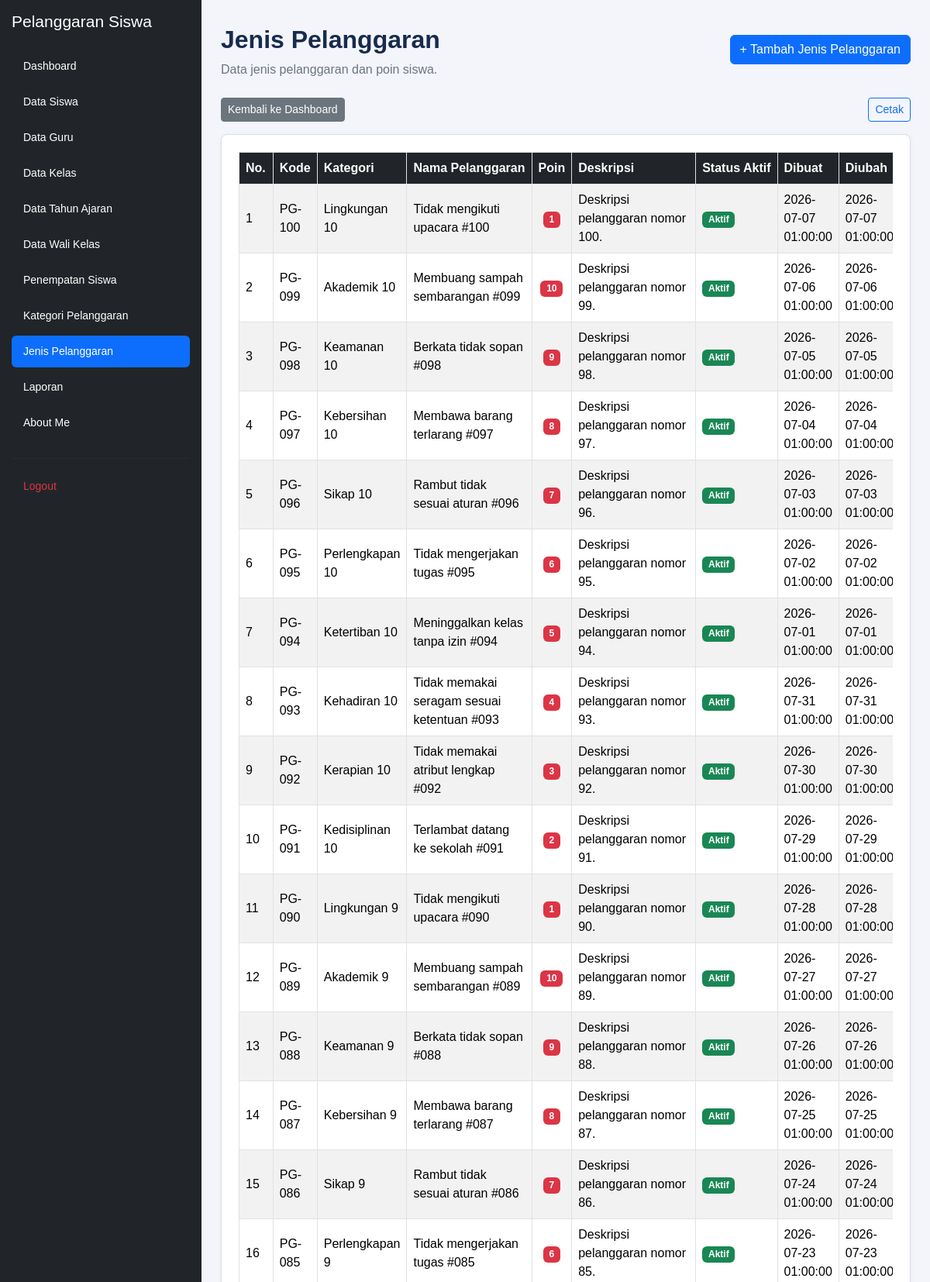
Screenshot of /jenis_pelanggaran.php (signed in, upper part) with the database file from the repository.
### tables this page shows
CREATE TABLE `t_pelanggaran` (
  `id` int(11) NOT NULL,
  `pelanggaran_kategori_id` int(11) DEFAULT NULL,
  `kode` varchar(30) DEFAULT NULL,
  `nama` varchar(150) DEFAULT NULL,
  `poin` int(11) NOT NULL,
  `deskripsi` text NOT NULL,
  `status_aktif` tinyint(1) NOT NULL,
  `created_at` timestamp NOT NULL DEFAULT current_timestamp(),
  `updated_at` timestamp NOT NULL DEFAULT current_timestamp()
);

CREATE TABLE `t_pelanggaran_kategori` (
  `id` int(11) NOT NULL,
  `nama` varchar(100) DEFAULT NULL,
  `deskripsi` text NOT NULL,
  `status_aktif` tinyint(1) NOT NULL,
  `created_at` timestamp NOT NULL DEFAULT current_timestamp(),
  `updated_at` timestamp NOT NULL DEFAULT current_timestamp()
);

### jenis_pelanggaran.php (the view, shortened to what this page needs)
<?php
include 'config/koneksi.php';
$sql = "
    SELECT
        p.id,
        p.pelanggaran_kategori_id,
        p.kode,
        p.nama,
        p.poin,
        p.deskripsi,
        p.status_aktif,
        p.created_at,
        p.updated_at,
        pk.nama AS nama_kategori
    FROM t_pelanggaran AS p
    LEFT JOIN t_pelanggaran_kategori AS pk
        ON p.pelanggaran_kategori_id = pk.id
    ORDER BY p.id DESC
";
$hasil = mysqli_query($koneksi, $sql);
function e($nilai)
{
    return htmlspecialchars(
        (string) ($nilai ?? '-'),
        ENT_QUOTES,
        'UTF-8'
    );
}
?>
<!DOCTYPE html>
<html lang="id">
<head>
    <link href="https://cdn.jsdelivr.net/npm/bootstrap@5.3.8/dist/css/bootstrap.min.css" rel="stylesheet">
    <link href="https://cdn.datatables.net/2.3.4/css/dataTables.dataTables.min.css" rel="stylesheet">
    <link rel="stylesheet" href="layout/style.css">
</head>
<body>
<div class="container-fluid p-0">
    <div class="row-layout">
        <?php include 'layout/sidebar.php'; ?>
        <main class="page-content">
            <div class="d-flex justify-content-between align-items-center flex-wrap gap-3 mb-4">
                <div>
                    <h1 class="page-title">Jenis Pelanggaran</h1>
                    <p class="text-secondary mb-0">Data jenis pelanggaran dan poin siswa.</p>
                </div>
                <a href="tambah_pelanggaran.php" class="btn btn-primary">
                    + Tambah Jenis Pelanggaran
                </a>
            </div>
            <div class="d-flex justify-content-between align-items-center mb-3 no-print">
                <a href="dashboard.php" class="btn btn-secondary btn-sm">
                    Kembali ke Dashboard
                </a>
                <button type="button" onclick="window.print()" class="btn btn-outline-primary btn-sm">
                    Cetak
                </button>
            </div>
            <div class="table-card">
                <div class="table-responsive">
                    <table id="tabelJenisPelanggaran" class="table table-striped table-bordered table-hover align-middle">
                        <thead>
                            <tr>
                                <th>No.</th>
                                <th>Kode</th>
                                <th>Kategori</th>
                                <th>Nama Pelanggaran</th>
                                <th>Poin</th>
                                <th>Deskripsi</th>
                                <th>Status Aktif</th>
                                <th>Dibuat</th>
                                <th>Diubah</th>
                            </tr>
                        </thead>
                        <tbody>
                            <?php $no = 1; ?>
                            <?php while ($data = mysqli_fetch_assoc($hasil)): ?>
                                <tr>
                                    <td><?= $no++ ?></td>
                                    <td><?= e($data['kode']) ?></td>
                                    <td><?= e($data['nama_kategori']) ?></td>
                                    <td><?= e($data['nama']) ?></td>
                                    <td class="text-center">
                                        <span class="badge bg-danger"><?= (int)$data['poin'] ?></span>
                                    </td>
                                    <td class="deskripsi"><?= e($data['deskripsi']) ?></td>
                                    <td>
                                        <?php if ((int)$data['status_aktif'] === 1): ?>
                                            <span class="badge bg-success">Aktif</span>
                                        <?php else: ?>
                                            <span class="badge bg-secondary">Tidak Aktif</span>
                                        <?php endif; ?>
                                    </td>
                                    <td><?= e($data['created_at']) ?></td>
                                    <td><?= e($data['updated_at']) ?></td>
                                </tr>
                            <?php endwhile; ?>
                        </tbody>
                    </table>
                </div>
            </div>
        </main>
    </div>
</div>
</body>
</html>

### layout/style.css (style rules this page uses)
:root { --primary: #3659d9; --navy: #17233f; --background: #f4f6fb; --text-muted: #778198; --border: #e8ecf4; }
* { box-sizing: border-box; }
body { margin: 0; font-family: 'Poppins', sans-serif; background: var(--background); color: var(--navy); }
.page-title { font-size: 27px; font-weight: 700; margin-top: 7px; }

### jenis_pelanggaran.php (style rules this page uses)
body { margin: 0; background: #f3f5fb; font-family: Arial, sans-serif; color: #172b4d; }
.container-fluid { min-height: 100vh; }
.row-layout { display: flex; align-items: stretch; min-height: 100vh; }
.page-content { flex: 1; min-width: 0; padding: 25px; }
.page-title { font-size: 32px; font-weight: 600; margin-bottom: 8px; }
.table-card { background: #fff; border: 1px solid #d9dce3; border-radius: 8px; padding: 22px; box-shadow: 0 2px 6px rgba(0, 0, 0, 0.05); }
.table-responsive { width: 100%; }
#tabelJenisPelanggaran { width: 100% !important; }
#tabelJenisPelanggaran thead th { background: #212529; color: #fff; white-space: nowrap; }
#tabelJenisPelanggaran tbody td { vertical-align: middle; }
.deskripsi { min-width: 160px; max-width: 280px; white-space: normal; }

### rows the page displays
t_pelanggaran: kode "PG-100", pelanggaran_kategori.nama "Lingkungan 10", nama "Tidak mengikuti upacara #100", poin "1", deskripsi "Deskripsi pelanggaran nomor 100.", status_aktif "Aktif", created_at "2026-07-07 01:00:00", updated_at "2026-07-07 01:00:00"
t_pelanggaran: kode "PG-099", pelanggaran_kategori.nama "Akademik 10", nama "Membuang sampah sembarangan #099", poin "10", deskripsi "Deskripsi pelanggaran nomor 99.", status_aktif "Aktif", created_at "2026-07-06 01:00:00", updated_at "2026-07-06 01:00:00"
t_pelanggaran: kode "PG-098", pelanggaran_kategori.nama "Keamanan 10", nama "Berkata tidak sopan #098", poin "9", deskripsi "Deskripsi pelanggaran nomor 98.", status_aktif "Aktif", created_at "2026-07-05 01:00:00", updated_at "2026-07-05 01:00:00"
t_pelanggaran: kode "PG-097", pelanggaran_kategori.nama "Kebersihan 10", nama "Membawa barang terlarang #097", poin "8", deskripsi "Deskripsi pelanggaran nomor 97.", status_aktif "Aktif", created_at "2026-07-04 01:00:00", updated_at "2026-07-04 01:00:00"
t_pelanggaran: kode "PG-096", pelanggaran_kategori.nama "Sikap 10", nama "Rambut tidak sesuai aturan #096", poin "7", deskripsi "Deskripsi pelanggaran nomor 96.", status_aktif "Aktif", created_at "2026-07-03 01:00:00", updated_at "2026-07-03 01:00:00"
t_pelanggaran: kode "PG-095", pelanggaran_kategori.nama "Perlengkapan 10", nama "Tidak mengerjakan tugas #095", poin "6", deskripsi "Deskripsi pelanggaran nomor 95.", status_aktif "Aktif", created_at "2026-07-02 01:00:00", updated_at "2026-07-02 01:00:00"
t_pelanggaran: kode "PG-094", pelanggaran_kategori.nama "Ketertiban 10", nama "Meninggalkan kelas tanpa izin #094", poin "5", deskripsi "Deskripsi pelanggaran nomor 94.", status_aktif "Aktif", created_at "2026-07-01 01:00:00", updated_at "2026-07-01 01:00:00"
t_pelanggaran: kode "PG-093", pelanggaran_kategori.nama "Kehadiran 10", nama "Tidak memakai seragam sesuai ketentuan #093", poin "4", deskripsi "Deskripsi pelanggaran nomor 93.", status_aktif "Aktif", created_at "2026-07-31 01:00:00", updated_at "2026-07-31 01:00:00"
t_pelanggaran: kode "PG-092", pelanggaran_kategori.nama "Kerapian 10", nama "Tidak memakai atribut lengkap #092", poin "3", deskripsi "Deskripsi pelanggaran nomor 92.", status_aktif "Aktif", created_at "2026-07-30 01:00:00", updated_at "2026-07-30 01:00:00"
t_pelanggaran: kode "PG-091", pelanggaran_kategori.nama "Kedisiplinan 10", nama "Terlambat datang ke sekolah #091", poin "2", deskripsi "Deskripsi pelanggaran nomor 91.", status_aktif "Aktif", created_at "2026-07-29 01:00:00", updated_at "2026-07-29 01:00:00"
t_pelanggaran: kode "PG-090", pelanggaran_kategori.nama "Lingkungan 9", nama "Tidak mengikuti upacara #090", poin "1", deskripsi "Deskripsi pelanggaran nomor 90.", status_aktif "Aktif", created_at "2026-07-28 01:00:00", updated_at "2026-07-28 01:00:00"
t_pelanggaran: kode "PG-089", pelanggaran_kategori.nama "Akademik 9", nama "Membuang sampah sembarangan #089", poin "10", deskripsi "Deskripsi pelanggaran nomor 89.", status_aktif "Aktif", created_at "2026-07-27 01:00:00", updated_at "2026-07-27 01:00:00"
t_pelanggaran: kode "PG-088", pelanggaran_kategori.nama "Keamanan 9", nama "Berkata tidak sopan #088", poin "9", deskripsi "Deskripsi pelanggaran nomor 88.", status_aktif "Aktif", created_at "2026-07-26 01:00:00", updated_at "2026-07-26 01:00:00"
t_pelanggaran: kode "PG-087", pelanggaran_kategori.nama "Kebersihan 9", nama "Membawa barang terlarang #087", poin "8", deskripsi "Deskripsi pelanggaran nomor 87.", status_aktif "Aktif", created_at "2026-07-25 01:00:00", updated_at "2026-07-25 01:00:00"
t_pelanggaran: kode "PG-086", pelanggaran_kategori.nama "Sikap 9", nama "Rambut tidak sesuai aturan #086", poin "7", deskripsi "Deskripsi pelanggaran nomor 86.", status_aktif "Aktif", created_at "2026-07-24 01:00:00", updated_at "2026-07-24 01:00:00"
t_pelanggaran: kode "PG-085", pelanggaran_kategori.nama "Perlengkapan 9", nama "Tidak mengerjakan tugas #085", poin "6", deskripsi "Deskripsi pelanggaran nomor 85.", status_aktif "Aktif", created_at "2026-07-23 01:00:00", updated_at "2026-07-23 01:00:00"
